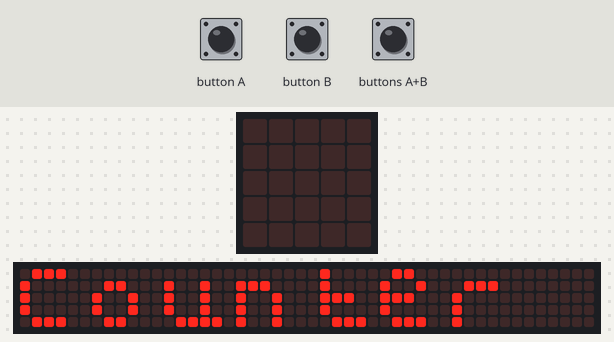
Bench run of a program on a simulated BBC micro:bit (MakeCode). On the bench: the board's 5×5 LED display, a strip that is not on the board, showing the scrolling text unrolled. Inputs (shaded band) come from the test bench. The 48×5 strip is a reading aid, not a part: it shows the text the display is scrolling, unrolled, one strip-width of it at a time.

Above: at 6.8 s.
8.5 s: buttons A+B pressed for 0.15 s
At 8.85 s:
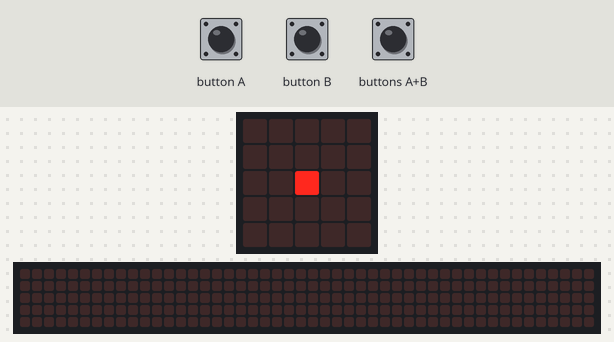
9.2 s: button B pressed for 0.15 s
At 9.65 s:
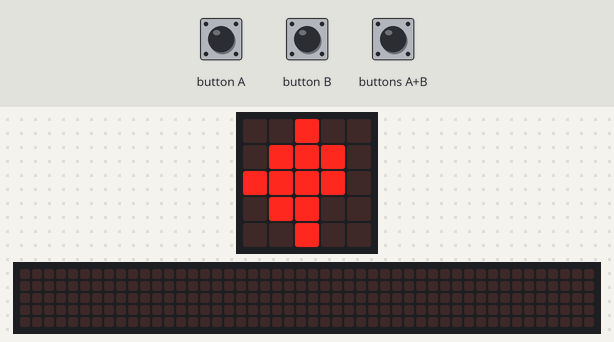
9.9 s: button A pressed for 0.15 s
At 10.05 s:
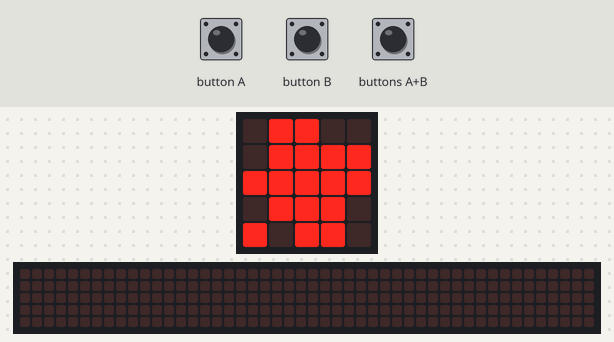
10.6 s: button A pressed for 0.15 s
11.3 s: button B pressed for 0.15 s
12.0 s: buttons A+B pressed for 1 s
At 14.7 s:
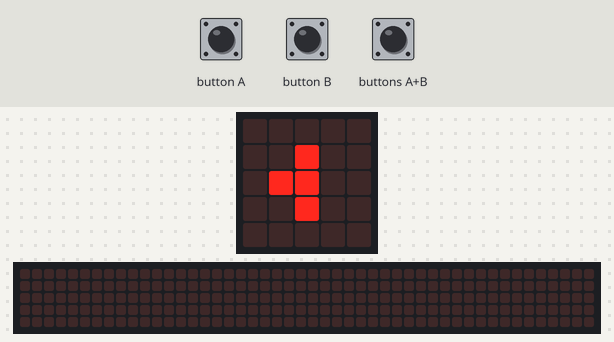

The program:

microbit-03-Counter.py
```python
def on_button_pressed_a():
    global count
    count = count + 1
    basic.show_number(count)
input.on_button_pressed(Button.A, on_button_pressed_a)

def on_button_pressed_ab():
    global count
    count = 0
    basic.show_leds("""
        . . . . .
        . . . . .
        . . # . .
        . . . . .
        . . . . .
        """)
    basic.show_leds("""
        . . . . .
        . . # . .
        . # # . .
        . . # . .
        . . . . .
        """)
    basic.show_leds("""
        . . # . .
        . # # # .
        # # # # .
        . # # . .
        . . # . .
        """)
    basic.show_leds("""
        . # # . .
        . # # # #
        # # # # #
        . # # # .
        # . # # .
        """)
    basic.show_leds("""
        # # # # #
        # # # # #
        # # # # #
        # # # # #
        # # # # #
        """)
    basic.pause(500)
    basic.show_number(count)
input.on_button_pressed(Button.AB, on_button_pressed_ab)

def on_button_pressed_b():
    global count
    count = count - 1
    basic.show_number(count)
input.on_button_pressed(Button.B, on_button_pressed_b)

count = 0
basic.show_string("Counter")
count = 0

def on_forever():
    pass
basic.forever(on_forever)
```

Measured:
- after the input at 8.5 s, the display: changes after 0.15 s (image 1)
- after the input at 12.0 s, the display: first differs from a run without the input after 2.1 s (image 4 shows a later state)
- what the display in image 0 shows lasts 0.4 s, from 6.8 s to 7.2 s
- what the display in image 1 shows lasts 0.4 s, from 8.7 s to 9.1 s
